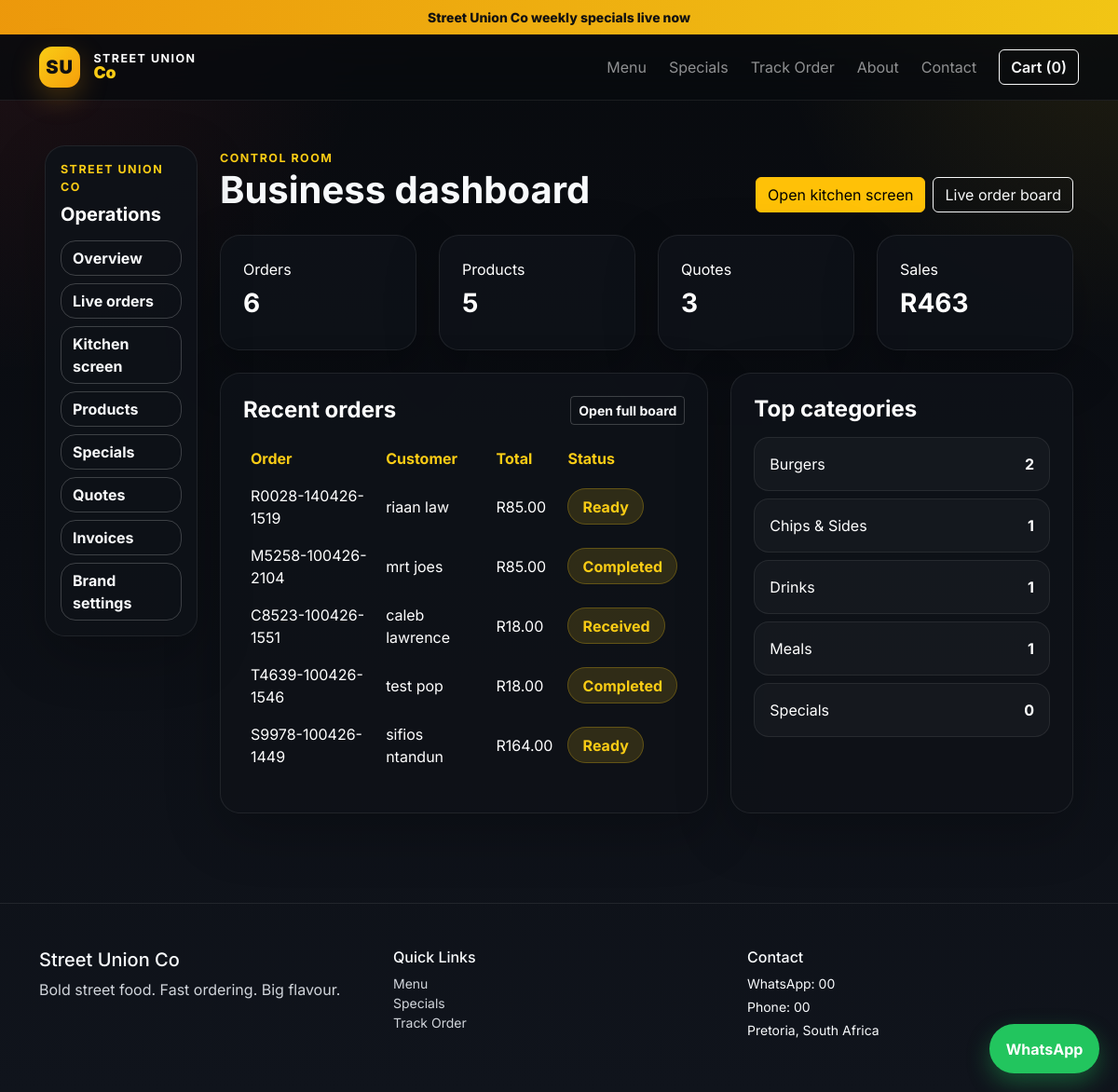
/dashboard/, run on the app's committed database.
### orders/models.py (models this page shows, shortened)
class TimeStampedModel(models.Model):
    created_at = models.DateTimeField(auto_now_add=True)
    updated_at = models.DateTimeField(auto_now=True)
    class Meta:
        abstract = True

class SiteSetting(TimeStampedModel):
    business_name = models.CharField(max_length=150, default='Street Union Co')
    tagline = models.CharField(max_length=220, blank=True)
    whatsapp_number = models.CharField(max_length=20, blank=True)
    support_email = models.EmailField(blank=True)
    phone_number = models.CharField(max_length=20, blank=True)
    address = models.TextField(blank=True)
    delivery_note = models.CharField(max_length=220, blank=True)
    promo_text = models.CharField(max_length=220, blank=True)

class Order(TimeStampedModel):
    STATUS_CHOICES = [
        ('received', 'Received'),
        ('preparing', 'Preparing'),
        ('ready', 'Ready'),
        ('out-for-delivery', 'Out for Delivery'),
        ('completed', 'Completed'),
        ('cancelled', 'Cancelled'),
    ]
    TYPE_CHOICES = [('collection', 'Collection'), ('delivery', 'Delivery')]
    customer = models.ForeignKey(Customer, on_delete=models.CASCADE, related_name='orders')
    order_number = models.CharField(max_length=40, unique=True)
    order_type = models.CharField(max_length=20, choices=TYPE_CHOICES, default='collection')
    delivery_zone = models.ForeignKey(
        DeliveryZone, on_delete=models.SET_NULL, null=True, blank=True, related_name='orders'
    )
    delivery_address = models.TextField(blank=True)
    note = models.TextField(blank=True)
    subtotal = models.DecimalField(max_digits=10, decimal_places=2, default=0)
    delivery_fee = models.DecimalField(max_digits=10, decimal_places=2, default=0)
    total = models.DecimalField(max_digits=10, decimal_places=2, default=0)
    status = models.CharField(max_length=30, choices=STATUS_CHOICES, default='received')
    class Meta:
        ordering = ['-created_at']

class Customer(TimeStampedModel):
    first_name = models.CharField(max_length=100)
    last_name = models.CharField(max_length=100, blank=True)
    phone_number = models.CharField(max_length=20)
    email = models.EmailField(blank=True)
    class Meta:
        ordering = ['first_name', 'last_name']
    def __str__(self):
        return f'{self.first_name} {self.last_name}'.strip()

class Category(TimeStampedModel):
    name = models.CharField(max_length=100, unique=True)
    slug = models.SlugField(max_length=120, unique=True, blank=True)
    description = models.TextField(blank=True)
    is_active = models.BooleanField(default=True)
    sort_order = models.PositiveIntegerField(default=0)
    class Meta:
        ordering = ['sort_order', 'name']
        verbose_name_plural = 'Categories'

### orders/views.py (the view)
# urls.py: path('dashboard/', views.dashboard_home, name='dashboard_home'),
def dashboard_home(request: HttpRequest) -> HttpResponse:
    stats = {
        'orders_count': Order.objects.count(),
        'products_count': Product.objects.count(),
        'quotes_count': Quote.objects.count(),
        'invoices_count': Invoice.objects.count(),
        'sales_total': Order.objects.aggregate(total=Sum('total'))['total'] or Decimal('0.00'),
        'featured_count': Product.objects.filter(is_featured=True).count(),
    }
    recent_orders = Order.objects.select_related('customer')[:5]
    top_categories = Category.objects.annotate(item_count=Count('products')).order_by('-item_count')[:5]
    status_form = OrderStatusForm()
    return render(request, 'orders/dashboard/home.html', {
        'stats': stats,
        'recent_orders': recent_orders,
        'top_categories': top_categories,
        'status_form': status_form,
    })

### orders/templates/orders/dashboard/home.html (shortened to what this page needs)
{% extends 'orders/dashboard/base_dashboard.html' %}
{% block dashboard_content %}
<div class="d-flex justify-content-between align-items-end mb-4 flex-wrap gap-3">
    <div>
        <span class="section-kicker">Control room</span>
        <h1 class="fw-bold mb-0">Business dashboard</h1>
    </div>
    <div class="d-flex gap-2 flex-wrap">
        <a class="btn btn-warning" href="{% url 'orders:kitchen_screen' %}">Open kitchen screen</a>
        <a class="btn btn-outline-light" href="{% url 'orders:dashboard_orders' %}">Live order board</a>
    </div>
</div>
<div class="row g-4 mb-4">
    <div class="col-md-6 col-xl-3"><div class="panel p-4"><span>Orders</span><h3 class="fw-bold mt-2">{{ stats.orders_count }}</h3></div></div>
    <div class="col-md-6 col-xl-3"><div class="panel p-4"><span>Products</span><h3 class="fw-bold mt-2">{{ stats.products_count }}</h3></div></div>
    <div class="col-md-6 col-xl-3"><div class="panel p-4"><span>Quotes</span><h3 class="fw-bold mt-2">{{ stats.quotes_count }}</h3></div></div>
    <div class="col-md-6 col-xl-3"><div class="panel p-4"><span>Sales</span><h3 class="fw-bold mt-2">{{ currency_symbol }}{{ stats.sales_total }}</h3></div></div>
</div>
<div class="row g-4">
    <div class="col-lg-7">
        <div class="panel p-4 h-100">
            <div class="d-flex justify-content-between align-items-center mb-3 flex-wrap gap-2">
                <h4 class="fw-bold mb-0">Recent orders</h4>
                <a class="btn btn-sm btn-outline-light" href="{% url 'orders:dashboard_orders' %}">Open full board</a>
            </div>
            <div class="table-responsive">
                <table class="table table-dark table-borderless align-middle">
                    <thead><tr><th>Order</th><th>Customer</th><th>Total</th><th>Status</th></tr></thead>
                    <tbody>
                    {% for order in recent_orders %}
                    <tr><td>{{ order.order_number }}</td><td>{{ order.customer }}</td><td>{{ currency_symbol }}{{ order.total }}</td><td><span class="status-badge">{{ order.get_status_display }}</span></td></tr>
                    {% empty %}
                    <tr><td colspan="4" class="text-light-emphasis">No orders yet.</td></tr>
                    {% endfor %}
                    </tbody>
                </table>
            </div>
        </div>
    </div>
    <div class="col-lg-5">
        <div class="panel p-4 h-100">
            <h4 class="fw-bold mb-3">Top categories</h4>
            <div class="d-grid gap-2">
                {% for category in top_categories %}
                <div class="mini-panel d-flex justify-content-between p-3"><span>{{ category.name }}</span><strong>{{ category.item_count }}</strong></div>
                {% empty %}
                <div class="text-light-emphasis">No categories yet.</div>
                {% endfor %}
            </div>
        </div>
    </div>
</div>
{% endblock %}

### orders/templates/orders/base.html (shortened to what this page needs)
{% load static %}
<!doctype html>
<html lang="en">
<head>
    <link href="https://cdn.jsdelivr.net/npm/bootstrap@5.3.3/dist/css/bootstrap.min.css" rel="stylesheet">
    <link href="{% static 'css/styles.css' %}" rel="stylesheet">
</head>
<body>
    <div class="promo-bar text-center py-2 small">
        {{ site_settings.promo_text|default:'Street Union Co specials are live this week' }}
    </div>
    <nav class="navbar navbar-expand-lg navbar-dark sticky-top glass-nav">
        <div class="container">
            <a class="navbar-brand fw-bold brand-lockup" href="{% url 'orders:home' %}">
                <span class="brand-mark">SU</span>
                <span>
                    <small>Street Union</small>
                    <strong>Co</strong>
                </span>
            </a>
            <div class="collapse navbar-collapse">
                <ul class="navbar-nav ms-auto mb-2 mb-lg-0 align-items-lg-center gap-lg-2">
                    <li class="nav-item"><a class="nav-link" href="{% url 'orders:menu' %}">Menu</a></li>
                    <li class="nav-item"><a class="nav-link" href="{% url 'orders:specials' %}">Specials</a></li>
                    <li class="nav-item"><a class="nav-link" href="{% url 'orders:track_order' %}">Track Order</a></li>
                    <li class="nav-item"><a class="nav-link" href="{% url 'orders:about' %}">About</a></li>
                    <li class="nav-item"><a class="nav-link" href="{% url 'orders:contact' %}">Contact</a></li>
                    <li class="nav-item ms-lg-2">
                        <button class="btn btn-outline-light fw-semibold" type="button" data-bs-toggle="offcanvas" data-bs-target="#cartDrawer">
                            Cart ({{ cart_count|default:0 }})
                        </button>
                    </li>
                </ul>
            </div>
        </div>
    </nav>
    <main>
        {% block content %}{% endblock %}
    </main>
    <a class="whatsapp-float" target="_blank" rel="noopener" href="https://wa.me/{{ whatsapp_number }}">WhatsApp</a>
    <footer class="site-footer mt-5 py-5">
        <div class="container">
            <div class="row g-4">
                <div class="col-md-4">
                    <h5>{{ business_name }}</h5>
                    <p class="text-light-emphasis">{{ site_settings.tagline|default:'Fast flavour. Strong branding. Clean ordering.' }}</p>
                </div>
                <div class="col-md-4">
                    <h6>Quick Links</h6>
                    <ul class="list-unstyled small">
                        <li><a href="{% url 'orders:menu' %}">Menu</a></li>
                        <li><a href="{% url 'orders:specials' %}">Specials</a></li>
                        <li><a href="{% url 'orders:track_order' %}">Track Order</a></li>
                    </ul>
                </div>
                <div class="col-md-4">
                    <h6>Contact</h6>
                    <p class="small mb-1">WhatsApp: {{ site_settings.whatsapp_number|default:whatsapp_number }}</p>
                    <p class="small mb-1">Phone: {{ site_settings.phone_number|default:'067 000 0000' }}</p>
                    <p class="small mb-0">{{ site_settings.address|default:'Pretoria, South Africa' }}</p>
                </div>
            </div>
        </div>
    </footer>
</body>
</html>

### static/css/styles.css (style rules this page uses)
:root { --bg: #0b0d12; --panel: rgba(15, 18, 24, 0.92); --panel-2: rgba(22, 26, 34, 0.95); --panel-border: rgba(255, 255, 255, 0.08); --text: #f8fafc; --muted: #d1d5db; --accent: #facc15; --accent-strong: #f59e0b; --success: #22c55e; }
* { box-sizing: border-box; }
body { font-family: 'Inter', sans-serif; background: radial-gradient(circle at top right, rgba(250, 204, 21, 0.10), transparent 22%), radial-gradient(circle at top left, rgba(239, 68, 68, 0.10), transparent 24%), linear-gradient(180deg, #080a0e 0%, #10141c 100%); color: var(--text); }
a { color: inherit; text-decoration: none; }
.promo-bar { background: linear-gradient(90deg, rgba(245, 158, 11, 0.96), rgba(250, 204, 21, 0.96)); color: #111111; font-weight: 800; }
.glass-nav { backdrop-filter: blur(18px); background: rgba(8, 10, 14, 0.80); border-bottom: 1px solid var(--panel-border); }
.brand-lockup { display: inline-flex; align-items: center; gap: 0.9rem; }
.brand-mark { width: 44px; height: 44px; display: inline-flex; align-items: center; justify-content: center; border-radius: 14px; background: linear-gradient(135deg, var(--accent), var(--accent-strong)); color: #111111; font-weight: 900; letter-spacing: 0.04em; box-shadow: 0 10px 30px rgba(245, 158, 11, 0.25); }
.brand-lockup small, .brand-lockup strong { display: block; line-height: 1; }
.brand-lockup small { color: #ffffff; font-size: 0.78rem; text-transform: uppercase; letter-spacing: 0.12em; }
.brand-lockup strong { color: var(--accent); font-size: 1.1rem; }
.hero-panel, .panel, .success-panel, .special-card, .food-card, .empty-panel, .cart-drawer { background: var(--panel); border: 1px solid var(--panel-border); box-shadow: 0 20px 60px rgba(0, 0, 0, 0.24); border-radius: 1.5rem; }
.special-mini-card, .stat-card, .mini-panel, .extra-option, .category-pill, .drawer-item { background: rgba(255, 255, 255, 0.03); border: 1px solid rgba(255, 255, 255, 0.08); border-radius: 1rem; }
.section-kicker { text-transform: uppercase; letter-spacing: 0.12em; color: var(--accent); font-size: 0.78rem; font-weight: 700; }
.whatsapp-float { position: fixed; right: 20px; bottom: 20px; background: #22c55e; color: white; padding: 0.9rem 1.1rem; border-radius: 999px; font-weight: 700; box-shadow: 0 10px 25px rgba(34,197,94,0.35); z-index: 1040; }
.site-footer { border-top: 1px solid var(--panel-border); color: var(--text); }
.site-footer a { color: var(--muted); }
.status-badge { padding: 0.55rem 0.95rem; border-radius: 999px; background: rgba(250,204,21,0.14); border: 1px solid rgba(250,204,21,0.25); color: var(--accent); font-weight: 700; }
.table-dark { --bs-table-bg: transparent !important; }
.text-light-emphasis, .text-body-secondary, .text-muted { color: #d1d5db !important; }
.food-card .btn, .hero-panel .btn, .special-card .btn, .panel .btn { font-weight: 700; }
.food-card h5, .food-card p, .hero-panel h3, .hero-panel p, .special-card h4, .special-card p, .empty-panel, .panel, .success-panel, .mini-panel, .stat-card, .category-pill, .drawer-item, .drawer-total, .cart-drawer { color: #ffffff; }
.dashboard-shell .panel { border-radius: 1.35rem; }
.table td, .table th { color: #fff !important; }
.table thead th { color: #facc15 !important; }
.offcanvas .btn-outline-light, .panel .btn-outline-light { border-color: rgba(255,255,255,0.2); }

### data on the page
SiteSetting: promo_text "Street Union Co weekly specials live now", business_name "Street Union Co", tagline "Bold street food. Fast ordering. Big flavour.", whatsapp_number "00", phone_number "00", address "Pretoria, South Africa"
Order: order_number "R0028-140426-1519", customer "riaan law", currency_symbol "R", total "85.00", status "Ready"
Order: order_number "M5258-100426-2104", customer "mrt joes", currency_symbol "R", total "85.00", status "Completed"
Order: order_number "C8523-100426-1551", customer "caleb lawrence", currency_symbol "R", total "18.00", status "Received"
Order: order_number "T4639-100426-1546", customer "test pop", currency_symbol "R", total "18.00", status "Completed"
Order: order_number "S9978-100426-1449", customer "sifios ntandun", currency_symbol "R", total "164.00", status "Ready"
Category: name "Burgers", item_count "2"
Category: name "Chips & Sides", item_count "1"
Category: name "Drinks", item_count "1"
Category: name "Meals", item_count "1"
Category: name "Specials", item_count "0"

### other printed values
{{ cart_count|default:0 }} "0"
{{ stats.orders_count }} "6"
{{ stats.products_count }} "5"
{{ stats.quotes_count }} "3"
{{ currency_symbol }} "R"
{{ stats.sales_total }} "463"
